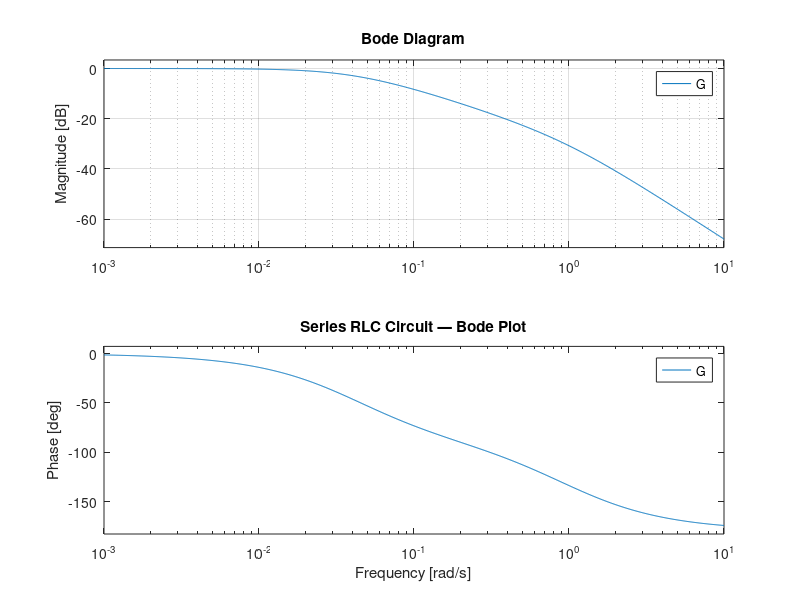
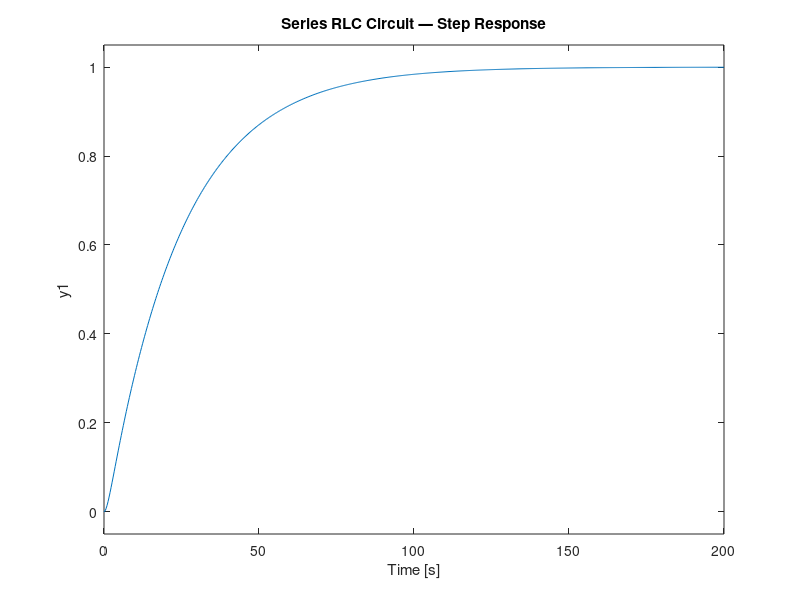
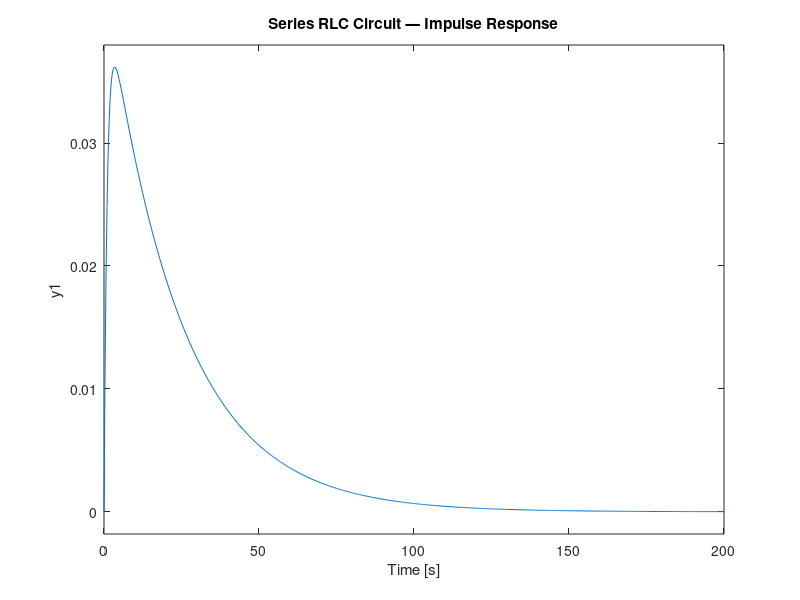
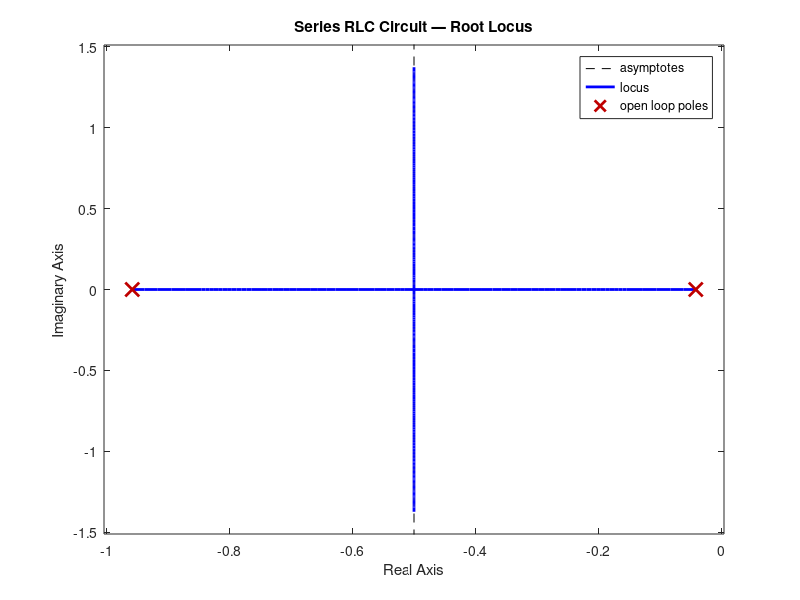

The MATLAB source for these figures, in order:
clc;
close all;
clear;

% ========================================================================
% INPUT FROM THE USER
% ========================================================================

fprintf('============================26MEE016================================\n');
fprintf('                  SERIES RLC CIRCUIT ANALYSIS\n');
fprintf('============================================================\n\n');

r = input('Enter resistance, R (ohm): ');
while r < 0
    disp('Invalid input. Resistance cannot be negative.');
    r = input('Enter resistance, R (ohm): ');
end

l = input('Enter inductance, L (H): ');
while l < 0
    disp('Invalid input. Inductance cannot be negative.');
    l = input('Enter inductance, L (H): ');
end

c = input('Enter capacitance, C (F): ');
while c < 0
    disp('Invalid input. Capacitance cannot be negative.');
    c = input('Enter capacitance, C (F): ');
end

% ========================================================================
%% SERIES RLC CIRCUIT
% Calculation of zeta and omega
% ========================================================================

fprintf('\n----------------------26MEE016--------------------------------------\n');
fprintf('  SYSTEM CHARACTERISTICS\n');
fprintf('------------------------------------------------------------\n');

zeta = (r/2)*sqrt(c/l);

if zeta < 1
    fprintf('  Damping condition    : Underdamped\n');
elseif zeta == 1
    fprintf('  Damping condition    : Critically damped\n');
else
    fprintf('  Damping condition    : Overdamped\n');
end

omega_n = sqrt(1/(l*c));

fprintf('  Damping ratio, zeta  : %.3f\n', zeta);
fprintf('  Natural frequency   : %.3f rad/s\n', omega_n);

% ========================================================================
%% STATE-SPACE REALIZATION
% ========================================================================

A = [0 1/c ; -1/l -1*(r/l)];
B = [0 ; 1/l];
C = [1 0];
D = [0];

sys = ss(A, B, C, D);

fprintf('\n------------------------------------------------------------\n');
fprintf('  STATE-SPACE MODEL\n');
fprintf('------------------------------------------------------------\n\n');
disp(sys);

[num, den] = ss2tf(A,B,C,D);
G = tf(num, den);

fprintf('\n------------------------------------------------------------\n');
fprintf('  TRANSFER FUNCTION\n');
fprintf('------------------------------------------------------------\n\n');
disp(G);

p = [1,r * sqrt(c/r),1/(l*c)];
s = roots(p);

fprintf('\n------------------------------------------------------------\n');
fprintf('  ROOTS\n');
fprintf('------------------------------------------------------------\n\n');
disp(s);

fprintf('============================================================\n\n');

% ========================================================================
%% RESPONSE PLOTS
% ========================================================================

% Bode
figure;
bode(G);
grid off;
title('Series RLC Circuit — Bode Plot');

% Step response
figure;
step(G);
grid off;
title('Series RLC Circuit — Step Response');

% Impulse response
figure;
impulse(G);
grid off;
title('Series RLC Circuit — Impulse Response');

% Root locus
figure;
rlocus(G);
grid off;
title('Series RLC Circuit — Root Locus');

% Nyquist
figure;
nyquist(G);
grid off;
title('Series RLC Circuit — Nyquist Plot');
